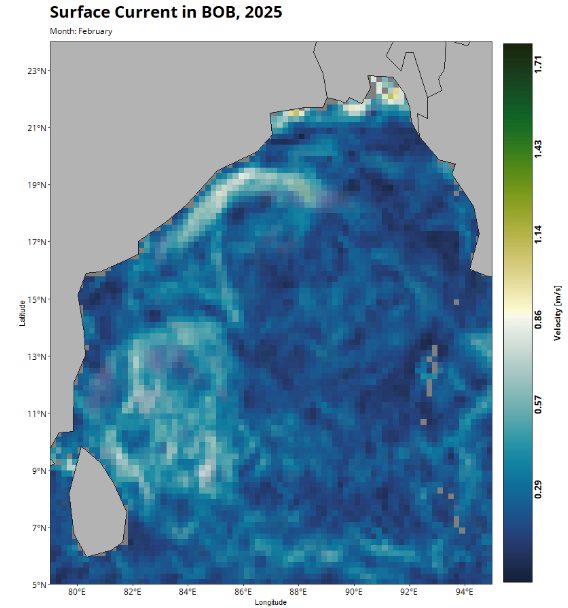

Reproduce this figure in R.
require(rerddap)
require(sf)
require(tidyverse)
require(lubridate)
require(oce)
require(gganimate)
require(RColorBrewer)
require(rnaturalearth)
require(rnaturalearthdata)

windowsFonts(JP1 = windowsFont("MS Mincho"),
             JP2 = windowsFont("MS Gothic"),
             JP3 = windowsFont("Arial Unicode MS"),
             gill = windowsFont('Gill Sans'),
             gill_mt = windowsFont('Gill Sans MT'),
             open_sans = windowsFont('Open Sans'),
             open_sans_bold = windowsFont('Open Sans Bold'),
             open_sans_sb = windowsFont('Open Sans SemiBold'))

world = ne_countries(returnclass = "sf")

# all datasets
dataset_errddap = ed_datasets('table')


# search dataset
velocity_all_data = ed_search("velocity")


# get info of velocity dataset
velocity_info = info("miamicurrents")
velocity_info$variables$variable_name

# now i will define the time, latitude, longitude
velocity_name = "miamicurrents"
time = c('2025-01-01','2025-05-06')
latitude = c(5, 24)
longitude = c(79, 95)


# Download the data
current = griddap(
  "miamicurrents",
  time = time,
  latitude = latitude,
  longitude = longitude,
  fields = c('u_current','v_current')
)

class(current)

# Extract the current data from the

current = current$data


# lets create a function to calcualte the velocity using the east-ward (u) and west-ward (v) data

calc_velocity = function(data, uc, vc) {
  calculation = sqrt(uc^2 + vc^2)
  return(calculation)
}

# create a new column to calculate the velocity
current_with_velocity = current |>
  mutate(velocity = calc_velocity(uc = u_current, vc = v_current))


# quick visualize the data
current_with_velocity |> filter(month(time) == 1) |>
  ggplot() + 
  #geom_raster(aes(longitude,  latitude, fill = velocity)) +
  geom_contour_filled(aes(longitude,  latitude, z = velocity))

# working with time
current_with_velocity$time = as.Date(current_with_velocity$time)

# remove the hours
current_with_velocity = current_with_velocity |>
  mutate(time = ymd(time))

# extract the month
current_with_velocity = current_with_velocity |>
  mutate(month = month(time)|> as.integer()) 

# now calcualte the monthly average (climatology)

current_with_velocity_monthly = current_with_velocity |> 
  select(longitude, latitude, month, velocity) |>
  group_by(longitude, latitude, month) |>
  summarise(mean_vel = mean(velocity), .groups = "drop")

# create a new column with month name
current_with_velocity_monthly = current_with_velocity_monthly|>
  mutate(month_name = case_when(
    month == 1 ~"January",
    month == 2 ~"February",
    month == 3 ~"March",
    month == 4 ~"April",
    month == 5 ~"May",
  ))

# Ensure month_name is ordered correctly
current_with_velocity_monthly$month_name <- factor(
  current_with_velocity_monthly$month_name,
  levels = month.name[1:5]
)


# Create a lookup for month names
month_labels <- setNames(
  month.name[1:5],  # Using abbreviated month names (Jan-Dec)
  1:5
)



# Create a base plot with oce colors
bay_plot <- ggplot() +
  geom_raster(data = current_with_velocity_monthly, 
              aes(x = longitude, y = latitude, fill = mean_vel), 
              interpolate = F) + 
  geom_sf(data = spData::world, col = "grey10", fill = "grey70") +
  coord_sf(xlim = c(79, 95), ylim = c(5, 24), expand = FALSE) +
  theme_bw() + 
  
  labs(x = "Longitude", y = "Latitude") +
  
  # Custom x-axis scale
  scale_x_continuous(
    breaks = seq(80, 95, by = 2),
    labels = function(x) paste0(x, "°E"),
    expand = c(0, 0)
  ) +
  
  # Custom y-axis scale
  scale_y_continuous(
    breaks = seq(5, 25, by = 2),
    labels = function(y) paste0(y, "°N"),
    expand = c(0, 0)
  ) +
  
  scale_fill_gradientn(
    colors = oce.colorsVelocity(128),
    name = "Velocity [m/s]",
    breaks = seq(0, 2, length.out = 8),
    labels = function(x) sprintf("%.2f", x),
    guide = guide_colorbar(
      barheight = unit(28, "cm"),  
      barwidth = unit(1.5, "cm"),
      frame.colour = "black",
      title.position = "right",
      title.hjust = 0.5,
      title.vjust = 0.5,
      label.position = "right",
      label.vjust = 0.5,
      label.theme = element_text(
        family = "open_sans",
        size = 14,
        face = "bold",
        margin = margin(r = 10)
      )           
    )
  ) +
  labs(
    title = "Surface Current in BOB, 2025",
    subtitle = 'Month: {month_labels[round(frame_time)]}'
  ) +
  
  theme(
    axis.text = element_text(family = "open_sans", size = 12, colour = "black"),
    panel.grid = element_line(colour = NA), 
    plot.title = element_text(family = "open_sans_bold", size = 24),
    legend.title = element_text(family = "open_sans", size = 12, face = "bold",angle = 90),
    legend.text = element_text(family = "open_sans", size = 12, face = "bold", angle = 90),
    legend.ticks = element_blank(),
    plot.subtitle = element_text(family = "open_sans", size = 12)
  ) +
  
  transition_time(month) +
  ease_aes('linear') +
  enter_fade() +
  exit_fade()

# Render the animation directly
final_animation <- animate(
  bay_plot,  # Use the plot object, not last_animation()
  nframes = length(unique(current_with_velocity_monthly$month)) * 10,
  fps = 8,
  width = 1200,
  height = 900,
  renderer = gifski_renderer(loop = TRUE)
)

# Save the animation
anim_save("BOB_CURRENT_animation_2025_2.gif")
anim_save("BOB_CURRENT_animation_2025_2.mp4")
